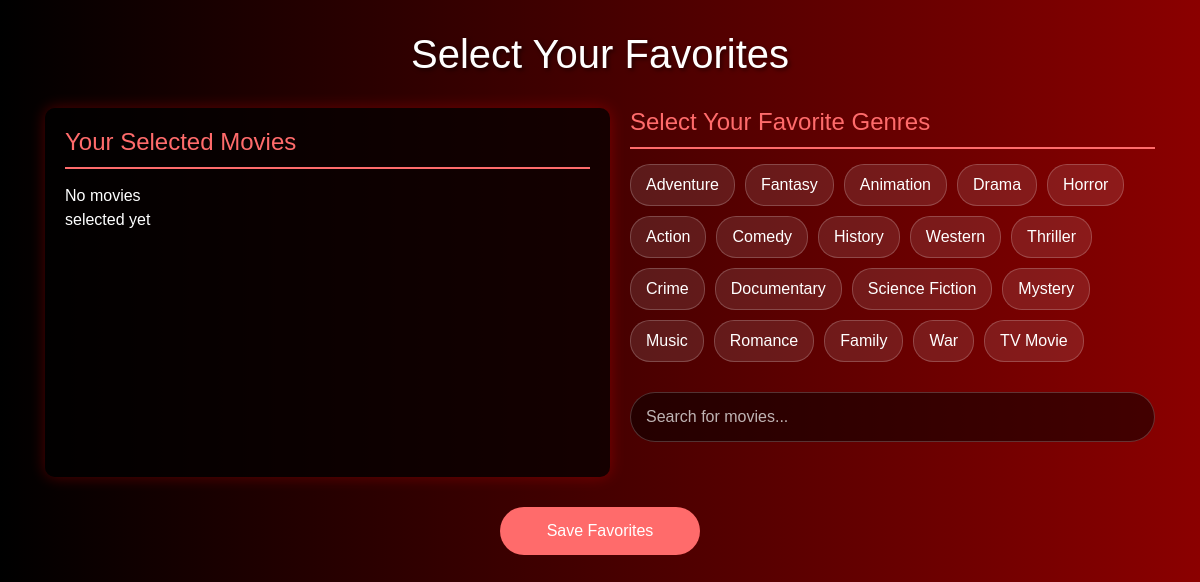
The page /favorites (signed in) on the database its author committed.
### MRS15/models.py (models this page shows)
class Genre(db.Model):
    id = db.Column(db.Integer, primary_key=True)  # Genre ID from the API
    name = db.Column(db.String(100), nullable=False)  # Genre name

### MRS15/routes.py (the view, shortened to what this page needs)
@main.route('/favorites', methods=['GET', 'POST'])
def favorites():
    if 'user_id' not in session:
        flash('Please log in to choose your favorite genres.', 'danger')
        return redirect(url_for('main.login'))
    user_id = session['user_id']
    user = db.session.get(User, user_id)
    genres = Genre.query.all()
    if not genres:
        if fetch_and_store_genres():
            genres = Genre.query.all()
        else:
            flash('Error fetching genres. Please try again later.', 'danger')
            return redirect(url_for('main.home'))
    return render_template('favorites.html', genres=genres)

### MRS15/templates/favorites.html (shortened to what this page needs)
<!DOCTYPE html>
<html lang="en">
<head>
    <link rel="stylesheet" href="https://stackpath.bootstrapcdn.com/bootstrap/4.5.2/css/bootstrap.min.css">
    <link rel="stylesheet" href="https://cdnjs.cloudflare.com/ajax/libs/font-awesome/5.15.1/css/all.min.css">
</head>
<body>
    <div class="container">
        <h1 class="page-title">Select Your Favorites</h1>
        <div class="favorites-container">
            <div class="selected-movies-container">
                <h2 class="section-title">Your Selected Movies</h2>
                <div class="selected-movies" id="selected-movies">
                    <p id="no-movies-message">No movies selected yet</p>
                </div>
            </div>
            <div class="search-container">
                <h2 class="section-title">Select Your Favorite Genres</h2>
                <div class="genre-container" id="genre-container">
                    {% for genre in genres %}
                    <div class="genre-item" data-id="{{ genre.id }}">{{ genre.name }}</div>
                    {% endfor %}
                </div>
                <input type="text" id="movie-search" placeholder="Search for movies...">
                </div>
            </div>
        </div>
        <button id="submit-favorites" class="submit-btn">Save Favorites</button>
</body>
</html>

### MRS15/templates/favorites.html (style rules this page uses)
body { background: linear-gradient(to right, #000000, #8B0000); color: white; font-family: 'Arial', sans-serif; min-height: 100vh; }
.container { padding-top: 30px; }
.page-title { text-align: center; margin-bottom: 30px; color: #ffffff; text-shadow: 2px 2px 4px rgba(0,0,0,0.5); }
.favorites-container { display: flex; gap: 20px; }
.selected-movies-container { flex: 1; background-color: rgba(0, 0, 0, 0.7); border-radius: 10px; padding: 20px; box-shadow: 0 0 15px rgba(255, 0, 0, 0.3); position: sticky; top: 20px; max-height: 80vh; overflow-y: auto; }
.search-container { flex: 1; }
.section-title { font-size: 1.5rem; margin-bottom: 15px; color: #ff6b6b; border-bottom: 2px solid #ff6b6b; padding-bottom: 10px; }
.genre-container { display: flex; flex-wrap: wrap; gap: 10px; margin-bottom: 30px; }
.genre-item { background: rgba(255, 255, 255, 0.1); border: 1px solid rgba(255, 255, 255, 0.2); border-radius: 20px; padding: 8px 15px; cursor: pointer; transition: all 0.3s; }
#movie-search { width: 100%; padding: 12px 15px; border-radius: 25px; border: 1px solid rgba(255, 255, 255, 0.2); background: rgba(0, 0, 0, 0.5); color: white; margin-bottom: 15px; }
#movie-search::placeholder { color: rgba(255, 255, 255, 0.7); }
.selected-movies { display: grid; grid-template-columns: repeat(auto-fill, minmax(120px, 1fr)); gap: 15px; }
.submit-btn { background: #ff6b6b; color: white; border: none; padding: 12px 25px; border-radius: 25px; font-size: 16px; cursor: pointer; transition: background 0.3s; display: block; margin: 30px auto 0; width: 200px; }

### rows shown on the page
Genre: name "Adventure"
Genre: name "Fantasy"
Genre: name "Animation"
Genre: name "Drama"
Genre: name "Horror"
Genre: name "Action"
Genre: name "Comedy"
Genre: name "History"
Genre: name "Western"
Genre: name "Thriller"
Genre: name "Crime"
Genre: name "Documentary"
Genre: name "Science Fiction"
Genre: name "Mystery"
Genre: name "Music"
Genre: name "Romance"
Genre: name "Family"
Genre: name "War"
Genre: name "TV Movie"
